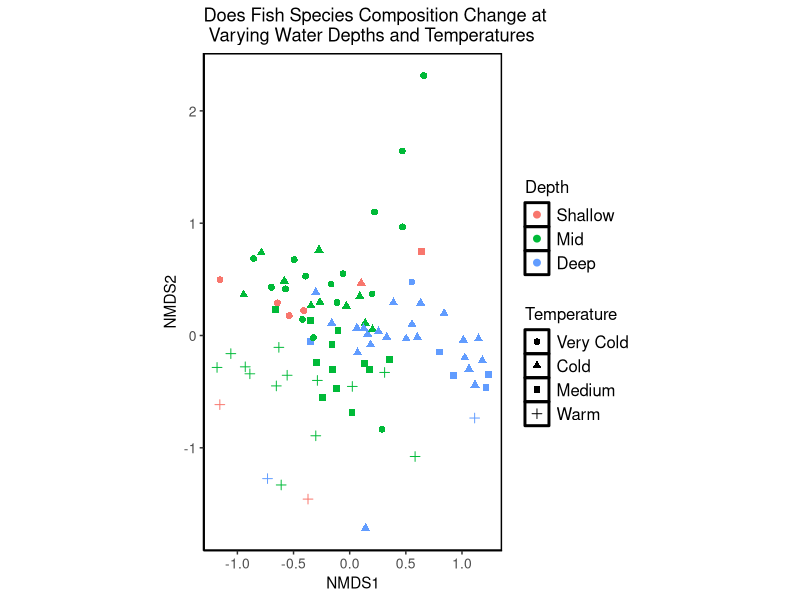
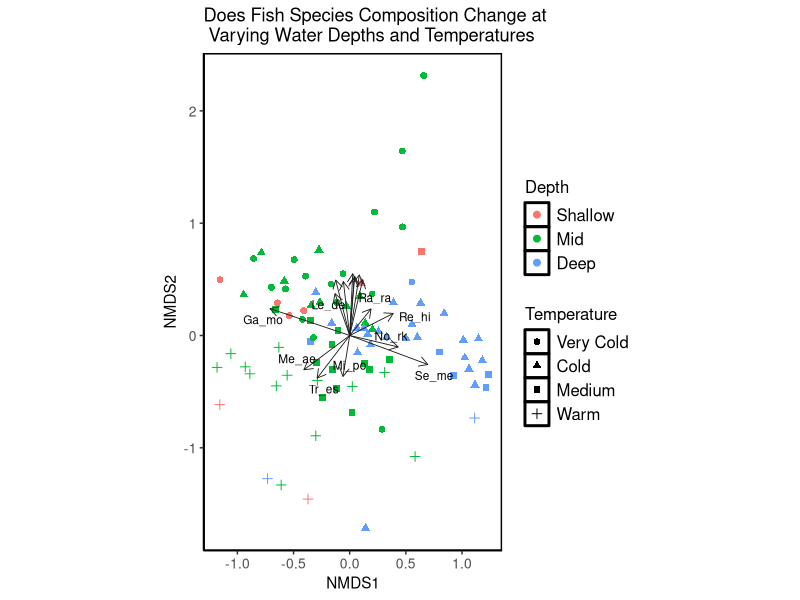
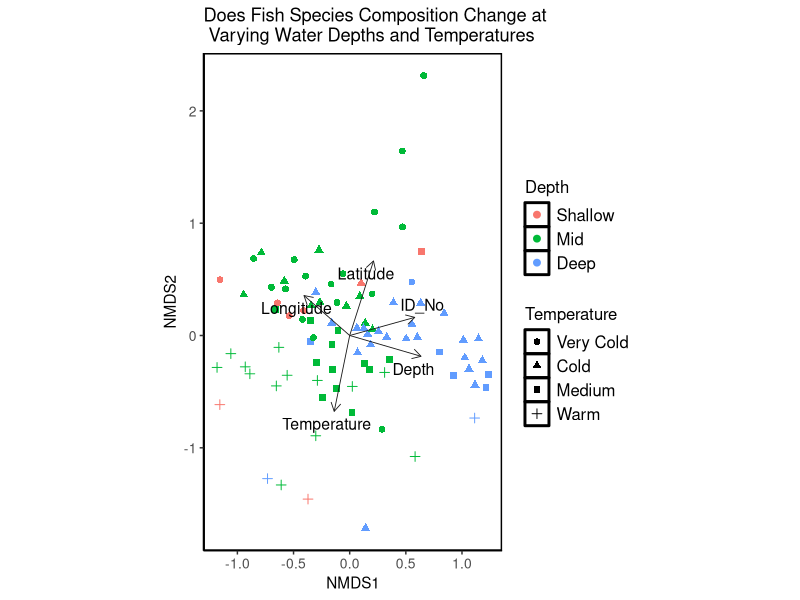
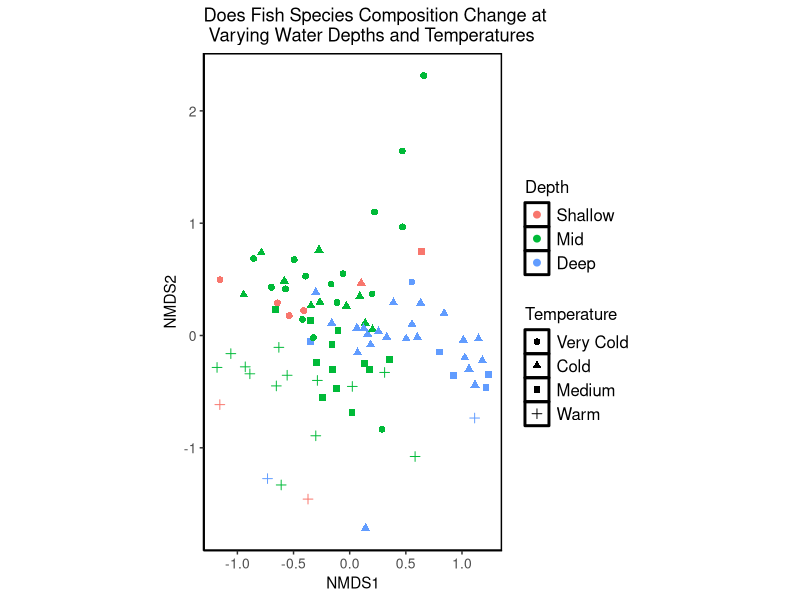
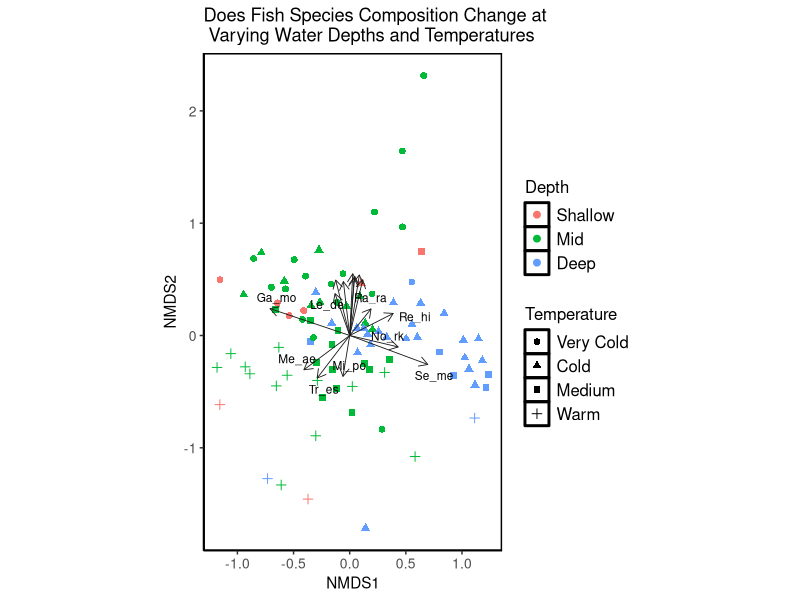
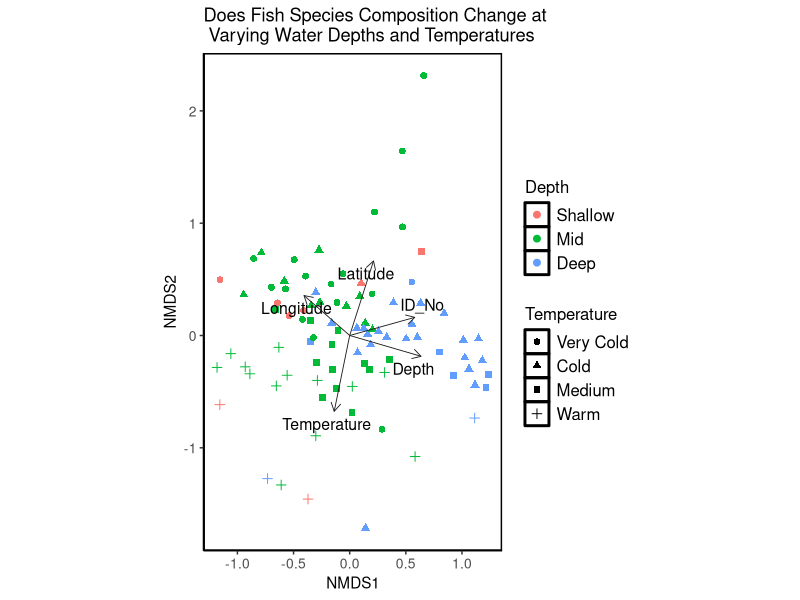

Here is the R script that generated these plots, in order:
# Script by Kai Westwell
# 25th November 2020

# Set working directory to project directory

# Load packages
library(vegan)  # For performing the nmds
library(tidyverse)  # For data tidying functions and plotting


# Load data
barents <- read.csv("data/barents_data.csv")


# Separate environmental data and species data
barents_spp <- barents %>% select(Re_hi:Tr_spp)

barents_env_raw <- barents %>% select(ID_No:Temperature)


# Create ordinal groups for depth and temperature variables
barents_env <- barents_env_raw %>% 
  mutate(Depth_cat=cut(Depth, breaks=c(-Inf, 250, 350, Inf), labels=c("shallow","mid","deep"))) %>% 
  mutate(Temp_cat=cut(Temperature, breaks=c(-Inf, 1, 2, 3, Inf), labels=c("vc","c","m","w")))


# Perform nmds and fit environmental and species vectors
barents.mds <- metaMDS(barents_spp, distance = "bray", autotransform = FALSE)

barents.envfit <- envfit(barents.mds, barents_env, permutations = 999) # Fit environmental vectors

barents.sppfit <- envfit(barents.mds, barents_spp, permutations = 999) # Fit species vectors

barents.mds  # Stress value is less than 0.2, which is good. Shows how easy it was to condense multidimensional data into two dimensional space


# Save the results from the nmds and group the data by environmental variables
site.scrs <- as.data.frame(scores(barents.mds, display = "sites"))  # save NMDS results into dataframe

site.scrs <- cbind(site.scrs, Depth = barents_env$Depth_cat)  # make depth a grouping variable and save to dataframe

site.scrs <- cbind(site.scrs, Temperature = barents_env$Temp_cat) # make temperature a grouping variable and save to dataframe

head(site.scrs)  # View the dataframe


# Rename Environmental Factor levels
site.scrs$Temperature <- recode(site.scrs$Temperature, vc = "Very Cold", c = "Cold", m = "Medium", w = "Warm")

site.scrs$Depth <- recode(site.scrs$Depth, shallow = "Shallow", mid = "Mid", deep = "Deep")


# Save species data from nmds to dataframe
spp.scrs <- as.data.frame(scores(barents.sppfit, display = "vectors"))  # Save species values into dataframe

spp.scrs <- cbind(spp.scrs, Species = rownames(spp.scrs))  # Add species names to dataframe

spp.scrs <- cbind(spp.scrs, pval = barents.sppfit$vectors$pvals) # Add p values to dataframe so you can select species which are significant

sig.spp.scrs <- subset(spp.scrs, pval<=0.05) # Show only significant species (using 0.05 as cutoff)

head(spp.scrs)  # View dataframe


# Save environmental extrinsic variables
env.scores.barents <- as.data.frame(scores(barents.envfit, display = "vectors"))  # Extract nmds scores of all environmental variables from envifit dataframe

env.scores.barents <- cbind(env.scores.barents, env.variables = rownames(env.scores.barents))  # Name them 

env.scores.barents <- cbind(env.scores.barents, pval = barents.envfit$vectors$pvals) # Add p values to dataframe

sig.env.scrs <- subset(env.scores.barents, pval<=0.05) # Show only significant variables (using 0.05 as cutoff)

head(env.scores.barents)  # View dataframe


# Basic nmds
(nmds.plot.barents <- ggplot(site.scrs, aes(x=NMDS1, y=NMDS2)) + # Create the plot
  geom_point(aes(x = NMDS1, y = NMDS2, colour = factor(site.scrs$Depth), shape = factor(site.scrs$Temperature)), size = 2)+ # Add site points to plot with the shape determined by temperature and colour determined by depth
  coord_fixed()+
  theme_classic()+ 
  theme(panel.background = element_rect(fill = NA, colour = "black", size = 1, linetype = "solid")) +
  labs(colour = "Depth", shape = "Temperature", title = "Does Fish Species Composition Change at\n Varying Water Depths and Temperatures") + # Add legend titles
  theme(legend.position = "right", legend.text = element_text(size = 12), legend.title = element_text(size = 12), axis.text = element_text(size = 10))) # Add legend

ggsave(filename = "outputs/nmds_1.png", nmds.plot.barents, height = 7, width = 14)


# Add species vector arrows
(nmds.plot.barents.2 <- nmds.plot.barents +
  geom_segment(data = sig.spp.scrs, aes(x = 0, xend=NMDS1, y=0, yend=NMDS2), arrow = arrow(length = unit(0.25, "cm")), colour = "grey10", lwd=0.3) + # Add vector arrows for significant species
  ggrepel::geom_text_repel(data = sig.spp.scrs, aes(x=NMDS1, y=NMDS2, label = Species), cex = 3, direction = "both", segment.size = 0.25) # Add labels for species (with ggrepel::geom_text_repel so that labels do not overlap)
)

ggsave(filename = "outputs/nmds_2.png", nmds.plot.barents.2, height = 7, width = 14)


# Add environmental variable vector arrows
(nmds.plot.barents.3 <- nmds.plot.barents +
  geom_segment(data = sig.env.scrs, aes(x = 0, xend=NMDS1, y=0, yend=NMDS2), arrow = arrow(length = unit(0.25, "cm")), colour = "grey10", lwd=0.3) + # Add vector arrows of significant environmental variables
  ggrepel::geom_text_repel(data = sig.env.scrs, aes(x=NMDS1, y=NMDS2, label = env.variables), cex = 4, direction = "both", segment.size = 0.25) # Add labels
)

ggsave(filename = "outputs/nmds_3.png", nmds.plot.barents.3, height = 7, width = 14)

# We can see that theres a distinction in samples based on depth and temperature. 
# Species info shows some species are more commonly found in different conditions.
# None of this is statistically verified yet, so a ANOSIM, SIMPER or indicator species analysis will need to be run to check.


# ANOSIM
mat_bar_spp <- as.matrix(barents_spp)


# ANOSIM with depth grouping
bar_depth <- anosim(mat_bar_spp, barents_env_raw$Depth, distance = "bray", permutations = 9999)

bar_depth  # ANOSIM significance is less than 0.05 so it is significant. R statistic is relatively low, suggesting the groups are similar to each other.


# ANOSIM with temperature grouping
bar_temp <- anosim(mat_bar_spp, barents_env_raw$Temperature, distance = "bray", permutations = 9999)

bar_temp  # Significance means this looks good too, and relatively low R statistic suggests similarity between groups.


# SIMPER

# SIMPER looking for species contributing most to difference between depth groups
simp_depth <- simper(mat_bar_spp, barents_env$Depth_cat)
simp_depth
summary(simp_depth, ordered = TRUE, digits = 3)

# SIMPER looking for species contributing most to difference between temperature groups
simp_temp <- simper(mat_bar_spp, barents_env$Temp_cat)
simp_temp
summary(simp_temp, ordered = TRUE, digits = 3)


# Challenge data
barents_env_chal <- barents_env_raw %>% 
  mutate(lat_cat=cut(Latitude, breaks=c(-Inf, 72, 74, Inf), labels=c("south","centre","north"))) %>% 
  mutate(long_cat=cut(Longitude, breaks=c(-Inf, 23, 30, Inf), labels=c("west","centre","east")))

